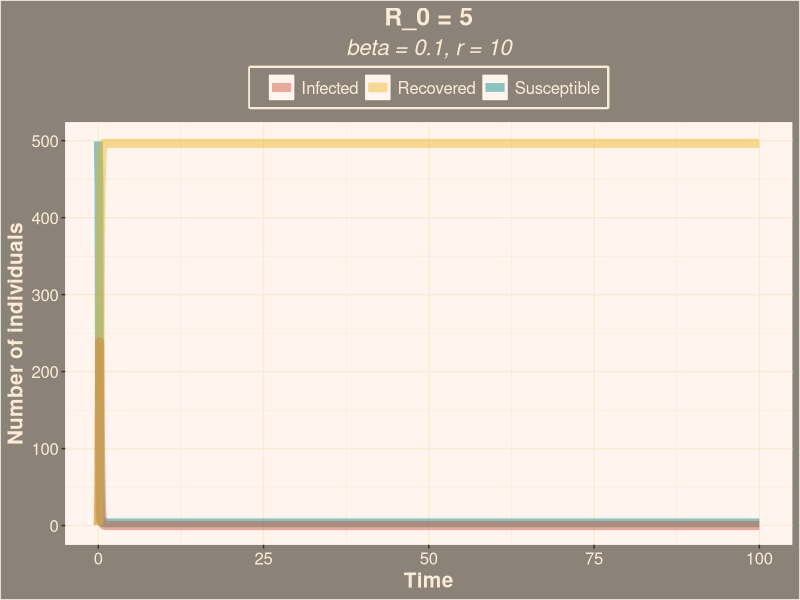

The R script that drew this image: (Note: this script raises an error after producing the figure.)
##########################################################
# Starting script to the module 'SIR models of epidemics'
##########################################################

# implements the basic SIR model, and plots simulation results

## Here you only need to know basic things:
##  #	To make comments
##  <-	Assigning a value to a symbol
##  c	To create a vector c(v1, v2, ..., vn)
##  e	is *10^
##  seq(a,b,c)	To create a sequence from a to b with intervals c


###################################
# FUNCTION DEFINITIONS
###################################

###
# SIR <- function(t, x, parms)
# Use: calculates the derivatives for the SIR model
# Input: 
#      t: time (not used here, because there is no explicit time dependence)
#      x: vector of the current values of all variables (S, I, R)
#      parms: vector of all parameter values
# Output:
#      der: vector of derivatives

# To use the lsoda function, the model function has to be a function of t (time),
# x (the vector of the variables) and parms (the parameters of the model).


SIR <- function(t, x, parms){
  
  # Beta and r are not global variables. This means that if you type beta in R, the output will be 'beta',
  # and not its value. You have to specify that you want to use the value of beta from 'parms' to solve the ODEs.
  # Similarly, the variables of the model are taken from the vector x. This is done by the 'with' function.
  
  with(as.list(c(parms,x)),{
    dS <- - beta*S*I
    dI <- + beta*S*I - r*I
    dR <- r*I         # Note: because S+I+R=constant, this equation could actually be omitted,
    # and R at any time point could simply be calculated as N-S-I.
    der <- c(dS, dI,dR)
    list(der)  # the output must be returned    
  }) # end of 'with'
  
}  # end of function definition


###########################
# MAIN PROGRAM
###########################

### LOAD LIBRARIES
#load R library for ordinary differential equation solvers
library(deSolve)

#For loop to try different Beta and r values

imax = 5 # eddig megy a betat lepteto for ciklus
jmax = 5 # eddig megy az r-t lepteto for ciklus
matrix1 = matrix(nrow = imax, ncol = jmax)
matrix2 = matrix(nrow = imax, ncol = jmax) # ebben a matrixban forog vizsgalni, hogy I max erteke nagyobb-e mint a kezdeti
index = 0

for(i in 1:imax) {
  for(j in 1:jmax) {
    
    
    index = index + 1
    
    ### INITIALIZE PARAMETER SETTINGS
    
    parms <- c(beta=10^(-i), r=10^(-j+2))		# set the parameters of the model - per time unit!
    inits <- c(S=499, I=1, R=0)		# set the initial values
    dt    <- seq(0,100,0.1)			# set the time points for evaluation
    
    # Calculate and print R_0 on the screen
    N <- sum(inits)
    R_0 <- with(as.list(parms),{beta*N/r})
    
    
    
    ### SIMULATE THE MODEL
    
    ## Use lsoda to solve the differential equations numerically. The syntax should be
    ## lsoda(initial values, time points, function, parameters)
    
    
    
    simulation <- as.data.frame(lsoda(inits, dt, SIR, parms = parms)) # this way our set 'parms' will be used as default
    
    ### PLOT THE OUTPUT
    ##ZS?FI's ggplot graphs
    library(ggplot2)
    
    #itt ?rom be, hogy ki?rja nekem a beta-kat meg r-eket is a plotra
    title = paste("R_0 = ",R_0, sep = "")
    beta = parms[1]
    r = parms[2]
    beta2 = paste("beta = ",beta, sep = "")
    r2 = paste("r = ",r,sep = "")
    subtitle = paste(beta2,r2, sep = ", ")
    
    #plot script
    plot = ggplot(simulation, aes(x = time)) + 
      geom_line(aes(y = S, colour = "Susceptible"), size=3, alpha=0.45) + 
      geom_line(aes(y = I, colour = "Infected"), size=3.1, alpha=0.45) + 
      geom_line(aes(y = R, colour = "Recovered"), size=3.2, alpha=0.45) +
      ylab(label="Number of individuals") + 
      xlab("Time") +
      ggtitle(title, subtitle = subtitle) +
      scale_color_manual(name = " ",
                         values = c("Susceptible" = "turquoise4", "Infected" = "tomato3", "Recovered" = "goldenrod2")) +
      theme(plot.background = element_rect(fill = "antiquewhite4"),
            legend.background = element_rect(fill = "antiquewhite4"),
            plot.title = element_text(size = 18, lineheight=.8, hjust=0.5, face="bold", colour="antiquewhite"),
            plot.subtitle = element_text(size = 16, lineheight=.8, hjust=0.5, face="italic", colour="antiquewhite"),
            axis.title = element_text(size = 15, face="bold",colour="antiquewhite"),
            axis.text = element_text(size = 12,colour="antiquewhite"),
            legend.position="top",
            legend.key = element_rect(fill = "seashell"),
            legend.text = element_text(size = 12,colour="antiquewhite"),
            legend.box.background = element_rect(colour = "antiquewhite", size=1.5),
            panel.background = element_rect(fill = "seashell", colour = "seashell", size = 0.5, linetype = "solid"),
            panel.grid.major = element_line(size = 0.5, linetype = 'solid', colour = "antiquewhite"), 
            panel.grid.minor = element_line(size = 0.25, linetype = 'solid', colour = "antiquewhite"))
    print(plot)
    
    attach(simulation) # this command allows you to refer to the columns of the data frame directly.
    
    #print(c(toString(5 * i + j), max(I)))
    
    print(paste("index: ", index))
    
    initI = unname( inits[2])
    if(initI < max(I))
    {
      print("J?rv?ny")
      matrix1[i,j] = T # ha a a fertozottek szama tud noni, akkor TRUE lesz a matrix i;j eleme
    }
    else
    {
      print("Nem j?rv?ny")
      matrix1[i,j] = F  # ha nem tud noni a fertozottek szama, FALSE lesz
    }
  
    if(beta*(S+I+R)/r > 1)
    {
      print("J?rv?ny")
      matrix2[i,j] = T
    }
    else
    {
      print("Nem j?rv?ny")
      matrix2[i,j] = F
    }
    print(paste("R_0 =",R_0),quote=FALSE)
    print(unname( inits[2]))
    print(max(I))
    print("==================================")
    
    detach(simulation) # clean up the search path
    
  }
}
print(matrix1)
print(matrix2)
